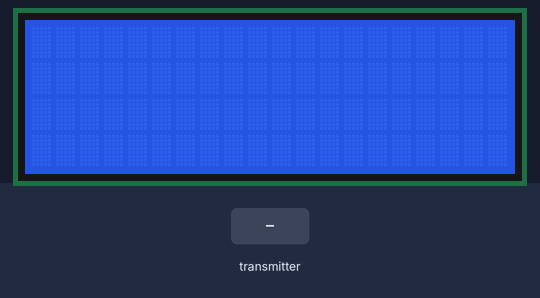
A sketch run on a simulated Arduino Uno, built with avr-gcc and run on an emulated ATmega328P. Shown: 20×4 character LCD. The inputs (shaded band) are chosen by the test bench. No radio packets arrive unless stated.

Above: at 1.2 s.
1.3 s: the transmitter starts sending hours = 0
At 3.5 s:
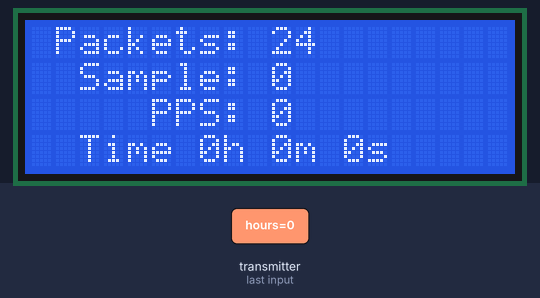
4.0 s: the transmitter starts sending minutes = 0
At 5.8 s:
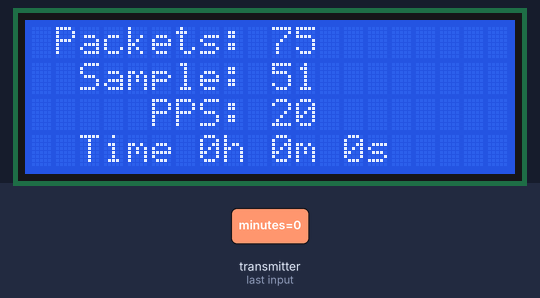
6.5 s: the transmitter starts sending seconds = 0
At 8.1 s:
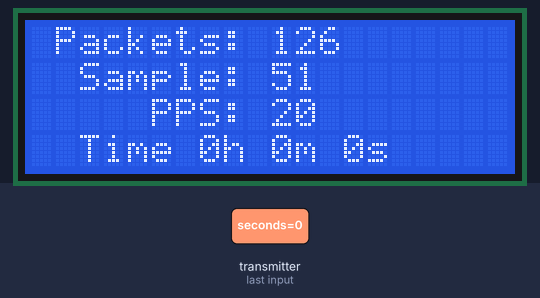
9.1 s: the transmitter starts sending hours = 256
At 11.3 s:
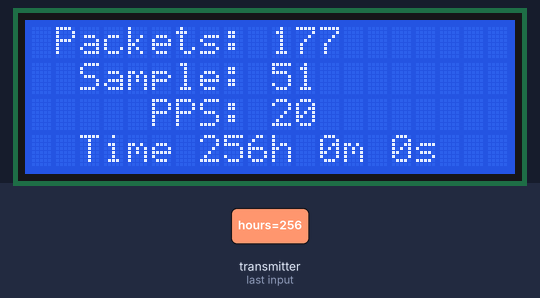
11.6 s: the transmitter starts sending hours = 0
At 13.9 s:
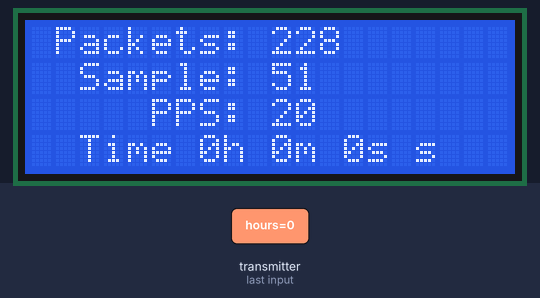
14.2 s: the transmitter starts sending minutes = 256
At 16.3 s:
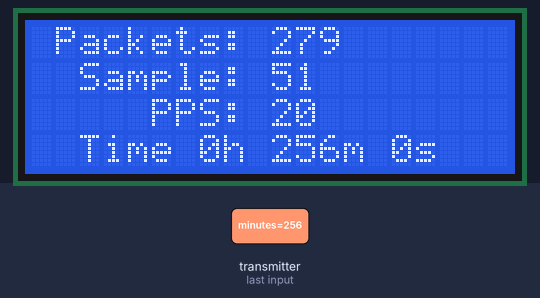
Timing chart, 0 to 17.7 s (numbered marks = the images above; inputs shaded):
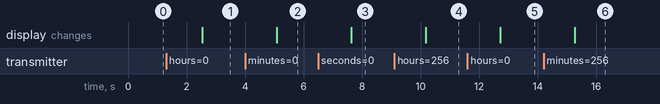

The sketch:

nRFPacketTestRX_LCD.ino
```cpp
/*
Simple receiver to display how many packets per second are being received
nRF24L01 library: https://github.com/gcopeland/RF24
I2C OLED screen library: https://github.com/olikraus/u8glib

nRF24L01 connections
 1 - GND
 2 - VCC 3.3V !!! Ideally 3.0v, definitely not 5V
 3 - CE to Arduino pin 9
 4 - CSN to Arduino pin 10
 5 - SCK to Arduino pin 13
 6 - MOSI to Arduino pin 11
 7 - MISO to Arduino pin 12
 8 - UNUSED

OLED connections
 GND - GND
 VCC - VCC
 SDA - Arduino pin A4
 SCL - Arduino pin A5

*/

#include <SPI.h>
//#include "U8glib.h"
#include <nRF24L01.h>
#include <RF24.h>
#include <LiquidCrystal_I2C.h>

LiquidCrystal_I2C lcd(0x27, 2, 1, 0, 4, 5, 6, 7, 3, POSITIVE);  // Set the LCD I2C address
//U8GLIB_SSD1306_128X64 u8g(U8G_I2C_OPT_DEV_0|U8G_I2C_OPT_NO_ACK|U8G_I2C_OPT_FAST);	// Fast I2C / TWI

const uint64_t pipeIn =  0xE8E8F0F0E1LL;

RF24 radio(9, 10);

// The sizeof this struct should not exceed 32 bytes
struct PacketData {
  unsigned long hours;
  unsigned long minutes;
  unsigned long seconds;
};

PacketData data;

/**************************************************/

int packetCounts[10];
int packetCountIndex = 0;
int packetCountTotal = 0;

#define AVG_SECONDS 10

int avgs[AVG_SECONDS];
int avgIndex = 0;
unsigned long avgTotal = 0;

void setup()
{
  Serial.begin(115200);
  // Set up radio module
  radio.begin();
  radio.setDataRate(RF24_250KBPS);
  radio.setAutoAck(false);
  radio.openReadingPipe(1,pipeIn);
  radio.startListening();

//  u8g.setColorIndex(1);
//  u8g.setFont(u8g_font_fur11);

  lcd.begin(20,4);

  memset(&data, 0, sizeof(PacketData));
  memset( packetCounts, 0, sizeof(packetCounts) );
  memset( avgs, 0, sizeof(avgs) );
 }

unsigned long packetsRead = 0;
unsigned long lastScreenUpdate = 0;
unsigned long lastPacketCount =0;
unsigned long lastAvgUpdate = 0;
unsigned long lastRecvTime = 0;
unsigned long drops = 0;

/**************************************************/

void recvData()
{
  while ( radio.available() ) {
    radio.read(&data, sizeof(PacketData));
    packetsRead++;
    lastRecvTime = millis();
  }
}

/**************************************************/

char ppsBuf[16];
char avgBuf[16];
char hmsBuf[16];

void draw() {
  // u8g.drawStr( 2, 24, ppsBuf);
  // u8g.drawStr( 2, 40, avgBuf);
  // u8g.drawStr( 2, 56, hmsBuf);
}

void updateScreen()
{
  unsigned long now = millis();
  if ( now - lastScreenUpdate < 2500 )
    return;

  // moving average over 1 second
  packetCountTotal -= packetCounts[packetCountIndex];
  packetCounts[packetCountIndex] = packetsRead;
  packetCountTotal += packetsRead;

  packetCountIndex = (packetCountIndex + 1) % 10;
  // packetsRead = 0;

  if (lastPacketCount == 0)
      lastPacketCount = packetsRead;

  //sprintf(ppsBuf, "PPS: %d", packetCountTotal);
  //sprintf(avgBuf, "AVG: %ld", avgTotal / AVG_SECONDS);
  //sprintf(hmsBuf, "%02ld:%02ld:%02ld", data.hours, data.minutes, data.seconds);

  lcd.setCursor(1,0);
  lcd.print("Packets: ");
  lcd.print(packetsRead);
  lcd.setCursor(2,1);
  lcd.print("Sample: ");
  lcd.print((packetsRead - lastPacketCount));
  lcd.setCursor(5,2);
  lcd.print("PPS: ");
  lcd.print((packetsRead - lastPacketCount)* 1000 / (now - lastScreenUpdate));
  lcd.setCursor(2,3);
  lcd.print("Time ");
  lcd.print(data.hours);
  lcd.print("h ");
  lcd.print(data.minutes);
  lcd.print("m ");
  lcd.print(data.seconds);
  lcd.print("s ");

  /*
   u8g.firstPage();
  do {
    draw();
  }
  while( u8g.nextPage() );
  */

  lastScreenUpdate = millis();
  lastPacketCount = packetsRead;

  if ( now - lastAvgUpdate >= 1000 ) {
    // moving average of 1 second moving average
    avgTotal -= avgs[avgIndex];
    avgs[avgIndex] = packetCountTotal;
    avgTotal += packetCountTotal;

    avgIndex = (avgIndex + 1) % AVG_SECONDS;
    lastAvgUpdate = millis();
  }
}

/**************************************************/

void loop()
{
  recvData();
  updateScreen();
}
```

Measured:
- after the input at 1.3 s, the display: changes after 1.2 s (image 1)
- after the input at 4.0 s, the display: changes after 1.1 s (image 2)
- after the input at 6.5 s, the display: changes after 1.1 s (image 3)
- after the input at 9.1 s, the display: changes after 1.1 s (image 4)
- after the input at 11.6 s, the display: changes after 1.1 s (image 5)
- after the input at 14.2 s, the display: changes after 1.1 s (image 6)
